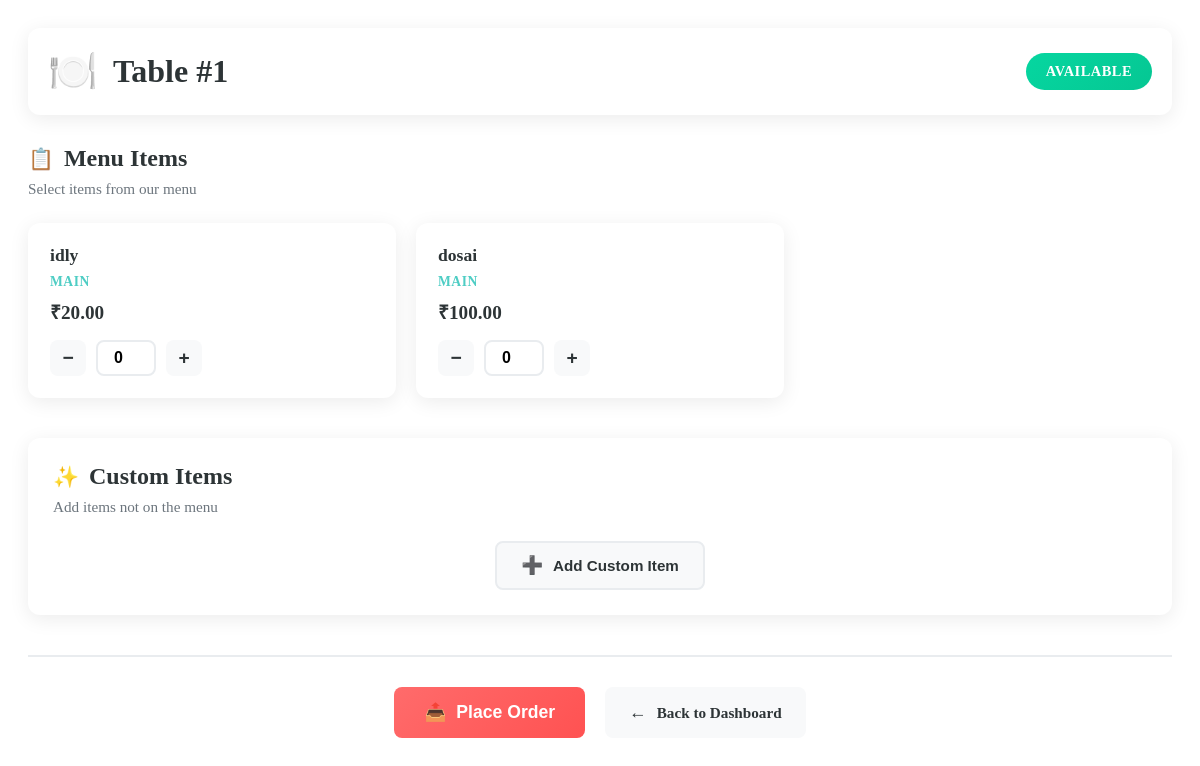
/table/1/ (signed in), run on the app's committed database.
### dining/models.py (models this page shows, shortened)
class Table(models.Model):
    STATUS = [
        ('available', 'Available'),
        ('occupied', 'Occupied'),
        ('bill_requested', 'Bill Requested'),
        ('closed', 'Closed'),
    ]
    table_number = models.IntegerField(unique=True)
    capacity = models.IntegerField()
    status = models.CharField(max_length=20, choices=STATUS, default='available')

class MenuItem(models.Model):
    CATEGORY = [
        ('starter', 'Starter'),
        ('main', 'Main'),
        ('drink', 'Drink'),
        ('dessert', 'Dessert'),
    ]
    name = models.CharField(max_length=100)
    category = models.CharField(max_length=20, choices=CATEGORY)
    price = models.DecimalField(max_digits=8, decimal_places=2)
    is_available = models.BooleanField(default=True)

### dining/views.py (the view, shortened to what this page needs)
# urls.py: path('table/<int:table_id>/', table_detail),
@login_required
def table_detail(request, table_id):
    table = get_object_or_404(Table, id=table_id)
    menu = MenuItem.objects.filter(is_available=True)
    order = Order.objects.filter(table=table).last()
    return render(request, 'dining/table_detail.html', {
        'table': table,
        'menu': menu,
        'order': order
    })

### dining/templates/dining/table_detail.html (shortened to what this page needs)
<div class="table-management-container">
    <div class="table-header">
        <div class="table-number-display">
            <span class="table-icon">🍽️</span>
            <h1>Table #{{ table.table_number }}</h1>
        </div>
        <div class="table-status-badge {{ table.status }}">
            {{ table.get_status_display }}
        </div>
    </div>
    {% if table.status == 'available' %}
    <div class="order-placement-section">
        <form method="post" class="order-form">
            <div class="menu-section">
                <div class="section-header">
                    <h2><span class="section-icon">📋</span> Menu Items</h2>
                    <p class="section-subtitle">Select items from our menu</p>
                </div>
                <div class="menu-items-grid">
                    {% for item in menu %}
                    <div class="menu-item-card">
                        <div class="menu-item-info">
                            <h3>{{ item.name }}</h3>
                            <p class="item-category">{{ item.category }}</p>
                            <p class="item-price">₹{{ item.price }}</p>
                        </div>
                        <div class="quantity-selector">
                            <button type="button" class="qty-btn minus" onclick="decrementQuantity(this)">−</button>
                            <input type="number" name="menu_{{ item.id }}" value="0" min="0" class="qty-input" readonly>
                            <button type="button" class="qty-btn plus" onclick="incrementQuantity(this)">+</button>
                        </div>
                    </div>
                    {% endfor %}
                </div>
            </div>
            <div class="custom-items-section">
                <div class="section-header">
                    <h2><span class="section-icon">✨</span> Custom Items</h2>
                    <p class="section-subtitle">Add items not on the menu</p>
                </div>
                <div class="add-custom-item-btn">
                    <button type="button" class="btn-secondary" onclick="addCustomItem()">
                        <span class="btn-icon">➕</span> Add Custom Item
                    </button>
                </div>
            </div>
            <div class="submit-section">
                <button type="submit" class="btn-primary btn-large">
                    <span class="btn-icon">📤</span> Place Order
                </button>
                <a href="/" class="btn-back">
                    <span class="btn-icon">←</span> Back to Dashboard
                </a>
            </div>
        </form>
    </div>
    {% endif %}
</div>

### dining/templates/dining/table_detail.html (style rules this page uses)
.table-management-container { max-width: 1200px; margin: 0 auto; padding: 20px; }
.table-header { display: flex; justify-content: space-between; align-items: center; margin-bottom: 30px; padding: 20px; background: var(--card-bg); border-radius: var(--radius); box-shadow: var(--shadow); }
.table-number-display { display: flex; align-items: center; gap: 15px; }
.table-icon { font-size: 2.5rem; animation: pulse 2s infinite; }
.table-header h1 { margin: 0; color: var(--dark-color); font-size: 2rem; }
.table-status-badge { padding: 10px 20px; border-radius: 50px; color: white; font-weight: 600; font-size: 0.9rem; text-transform: uppercase; letter-spacing: 0.5px; }
.table-status-badge.available { background: linear-gradient(135deg, var(--success-color), #05c793); }
.section-header { margin-bottom: 25px; }
.section-header h2 { display: flex; align-items: center; gap: 10px; margin: 0 0 8px 0; color: var(--dark-color); font-size: 1.5rem; }
.section-icon { font-size: 1.3rem; }
.section-subtitle { color: #6c757d; margin: 0; font-size: 0.95rem; }
.menu-items-grid { display: grid; grid-template-columns: repeat(auto-fill, minmax(280px, 1fr)); gap: 20px; margin-bottom: 40px; }
.menu-item-card { background: var(--card-bg); border-radius: var(--radius); padding: 20px; box-shadow: var(--shadow); transition: var(--transition); border: 2px solid transparent; }
.menu-item-info h3 { margin: 0 0 8px 0; color: var(--dark-color); font-size: 1.1rem; }
.item-category { color: var(--secondary-color); font-weight: 600; font-size: 0.85rem; text-transform: uppercase; letter-spacing: 0.5px; margin: 0 0 8px 0; }
.item-price { color: var(--dark-color); font-weight: 700; font-size: 1.2rem; margin: 0 0 15px 0; }
.quantity-selector { display: flex; align-items: center; gap: 10px; }
.qty-btn { width: 36px; height: 36px; border: none; border-radius: 8px; background: var(--light-color); color: var(--dark-color); font-size: 1.2rem; font-weight: bold; cursor: pointer; transition: var(--transition); display: flex; align-items: center; justify-content: center; }
.qty-input { width: 60px; height: 36px; border: 2px solid var(--border-color); border-radius: 8px; text-align: center; font-weight: 600; font-size: 1rem; background: white; }
.custom-items-section { background: var(--card-bg); border-radius: var(--radius); padding: 25px; margin-bottom: 30px; box-shadow: var(--shadow); }
.btn-primary, .btn-secondary, .btn-action, .btn-back { display: inline-flex; align-items: center; gap: 10px; padding: 12px 24px; border-radius: 8px; font-weight: 600; text-decoration: none; cursor: pointer; transition: var(--transition); border: none; font-size: 0.95rem; }
.btn-primary { background: linear-gradient(135deg, var(--primary-color), #ff5252); color: white; }
.btn-secondary { background: var(--light-color); color: var(--dark-color); border: 2px solid var(--border-color); }
.btn-large { padding: 15px 30px; font-size: 1.1rem; }
.btn-back { background: var(--light-color); color: var(--dark-color); }
.btn-icon { font-size: 1.1rem; }
.add-custom-item-btn { text-align: center; }
.submit-section { display: flex; justify-content: center; gap: 20px; margin-top: 40px; padding-top: 30px; border-top: 2px solid var(--border-color); }

### data on the page
Table: table_number "1", status "AVAILABLE"
MenuItem: name "idly", category "MAIN", price "20.00"
MenuItem: name "dosai", category "MAIN", price "100.00"
